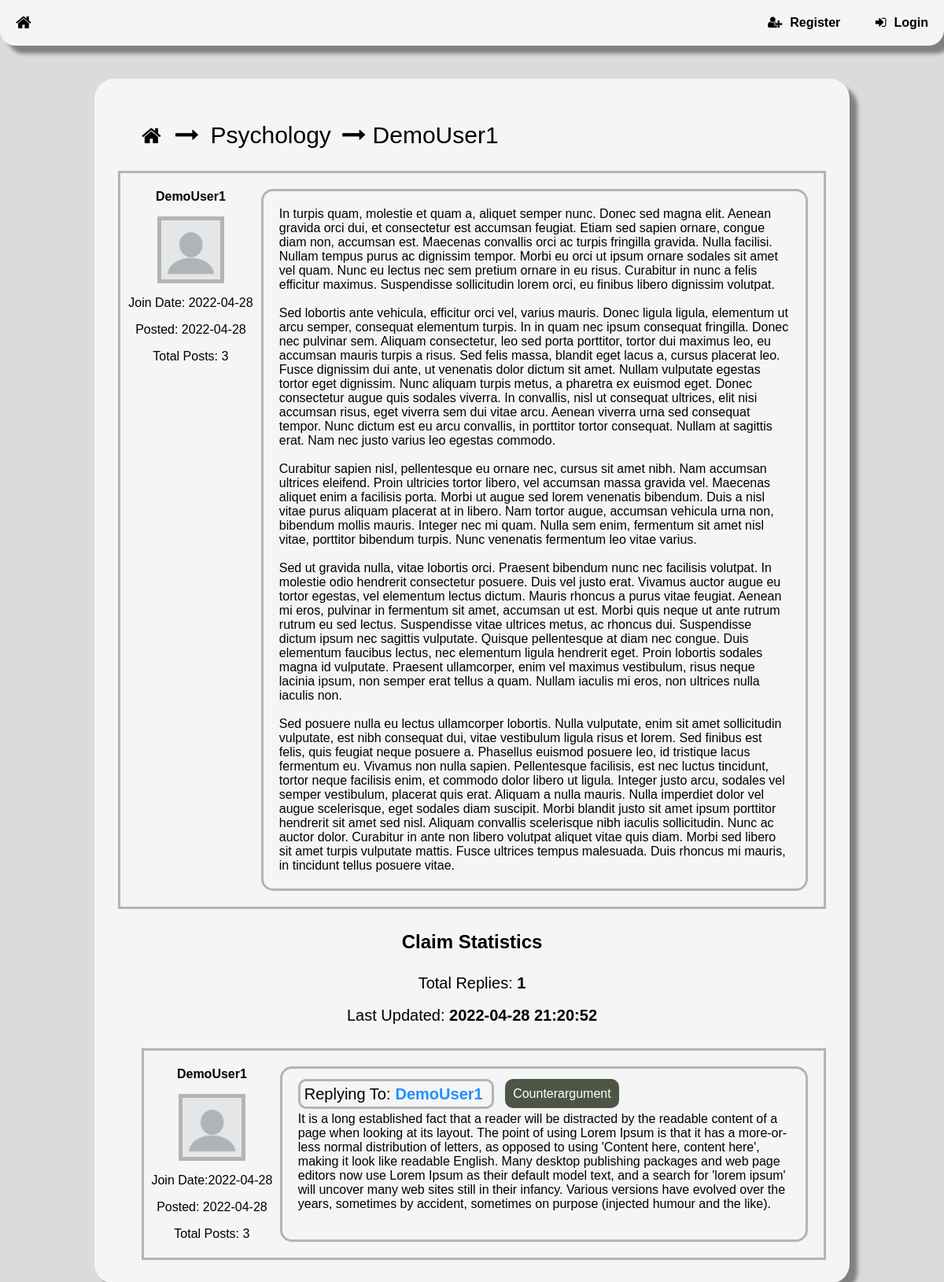
Screenshot of /4/2 with the database file from the repository.
### tables this page shows
CREATE TABLE topic (
    topicID INTEGER NOT NULL PRIMARY KEY AUTOINCREMENT,
    topicName TEXT NOT NULL,
    postingUser INTEGER REFERENCES user(userID) ON DELETE SET NULL ON UPDATE CASCADE,
    creationTime INTEGER NOT NULL,
    updateTime INTEGER NOT NULL
);

CREATE TABLE user (
    userID INTEGER NOT NULL PRIMARY KEY AUTOINCREMENT,
    userName TEXT NOT NULL,
    passwordHash BLOB NOT NULL,
    isAdmin BOOLEAN NOT NULL,
    creationTime INTEGER NOT NULL,
    lastVisit INTEGER NOT NULL
);

CREATE TABLE claim (
    claimID INTEGER NOT NULL PRIMARY KEY AUTOINCREMENT,
    topic INTEGER NOT NULL REFERENCES topic(topicID) ON DELETE CASCADE ON UPDATE CASCADE,
    postingUser INTEGER REFERENCES user(userID) ON DELETE SET NULL ON UPDATE CASCADE,
    creationTime INTEGER NOT NULL,
    updateTime INTEGER NOT NULL,
    text TEXT NOT NULL
);

CREATE TABLE replyToClaimType (
    claimReplyTypeID INTEGER NOT NULL PRIMARY KEY AUTOINCREMENT,
    claimReplyType TEXT NOT NULL
);

CREATE TABLE replyText (
    replyTextID INTEGER NOT NULL PRIMARY KEY AUTOINCREMENT,
    postingUser INTEGER REFERENCES user(userID) ON DELETE SET NULL ON UPDATE CASCADE,
    creationTime INTEGER NOT NULL,
    text TEXT NOT NULL
);

### server.py (the view)
@ app.route('/<topicId>/<claimId>', methods=["GET"])
def displayClaim(topicId, claimId):
    user = getUserStatus()
    if not isTopicIdValid(topicId):
        return NotFoundMessage("Topic")
    if not isClaimIdValid(claimId):
        return NotFoundMessage("Claim")
    if not isTopicRelatedToClaim(topicId, claimId):
        return NotFoundMessage("Claim is not related to that topic")
    db = sqlite3.connect(PATH)
    cursor = db.cursor()
    claim = cursor.execute(
        "SELECT postingUser, text, creationTime FROM claim WHERE claimID=?", (claimId,))
    for row in claim:
        userId = row[0]
        claimText = row[1]
        creationTime = row[2]
    class Topic:
        TopicId = topicId
        TopicName = getTopicName(TopicId)
    class Claim:
        Username = getUsername(userId)
        ClaimId = claimId
        ClaimText = claimText
        JoinDate = getUserJoinDate(userId)
        ClaimPostDate = convertJulianTime(creationTime, "DATE")
        TotalPosts = getUserTotalPosts(userId)
        IsAdmin = isAdmin(userId)
        LastUpdateTime = getClaimLastUpdateTime(ClaimId)
    db.close()
    return render_template("Claim.html", user=user, topicList=getAllTopics(), topic=Topic, claimList=getAllClaimsInTopic(Topic.TopicId), claim=Claim, replies=getAllReplies(claimId))

### server.py (called while the page is built)
def getUserStatus():
    if isUserLoggedIn():
        id = getUserIDFromSession()
        username = getUsername(id)
        loggedIn = True
        admin = isAdmin(getUserIDFromSession())
        updateUserLastVisit(id)
    else:
        id = 0
        username = "NULL"
        loggedIn = False
        admin = False
    class Status:
        Id = id
        Username = username
        LoggedIn = loggedIn
        Admin = admin
    return Status

def isUserLoggedIn():
    if session.get("userID"):
        return True
    return False

def getUsername(id):
    db = sqlite3.connect(PATH)
    cursor = db.cursor()
    user = cursor.execute(
        "SELECT userName FROM user WHERE userID=?", (id,))
    username = "[user-deleted]"  # if no user is found
    for row in user:
        username = row[0]
    return username

def isAdmin(id):
    db = sqlite3.connect(PATH)
    cursor = db.cursor()
    user = cursor.execute(
        "SELECT isAdmin FROM user WHERE userID=?", (id,))
    for row in user:
        if row[0] == True:
            return True
        return False

def getUserJoinDate(id):
    db = sqlite3.connect(PATH)
    cursor = db.cursor()
    date = cursor.execute(
        "SELECT creationTime FROM user WHERE userID=?", (id,))
    for row in date:
        return convertJulianTime(row[0], "DATE")
    return 0

def getUserTotalPosts(id):
    db = sqlite3.connect(PATH)
    cursor = db.cursor()
    amount = cursor.execute(
        "SELECT count(*) FROM replyText WHERE postingUser=?", (id,))
    for row in amount:
        return row[0]
    return -1

def getTotalClaimsInTopic(topicId):
    db = sqlite3.connect(PATH)
    cursor = db.cursor()
    claim = cursor.execute(
        "SELECT count(*) FROM claim WHERE topic=?", (topicId,))
    for row in claim:
        return row[0]

def getLatestClaimInTopic(topicId):
    db = sqlite3.connect(PATH)
    cursor = db.cursor()
    latestClaim = cursor.execute(
        "SELECT claimID, postingUser, updateTime FROM claim WHERE topic=? ORDER BY updateTime DESC LIMIT 1", (topicId,))
    class LatestClaim:
        HasClaim = False
    for row in latestClaim:
        class LatestClaim:
            HasClaim = True
            Id = row[0]
            Username = getUsername(row[1])
            UpdatedAt = convertJulianTime(row[2], "FULL")
    return LatestClaim

### templates/Claim.html (shortened to what this page needs)
<!DOCTYPE html>
<html>
<head>
    <link rel="stylesheet" type="text/css" href="{{ url_for('static', filename='CSS/global.css') }}">
    <link rel="stylesheet" type="text/css"
        href="https://stackpath.bootstrapcdn.com/font-awesome/4.7.0/css/font-awesome.min.css">
</head>
<body
    onload="load(`{{ url_for('static', filename='Templates/RegisterForm.html') }}`, `{{ url_for('static', filename='Templates/LoginForm.html') }}`, `{{ url_for('static', filename='Templates/MessageBoxes.html') }}`)">
    <nav class="navigationContainer">
        <button id="homeBtn" style="float: left;" onclick="location.href='/'" class="navigationBtn"><i
                class="fa fa-home fa-lg" aria-label="Home Button"></i></button>
        {% if user.LoggedIn == True %}
        <button id="logoutBtn" style="display: inline-block; margin-left: 15px;" onclick="location.href='/signout'"
            class="navigationBtn"><i class="fa fa-sign-out navigationBtnIcon"
                aria-hidden="true"></i><b>Logout</b></button>
        {% else %}
        <button id="registerBtn" style="display: inline-block;" onclick="overlayOn('overlayRegister')"
            class="navigationBtn"><i class="fa fa-user-plus navigationBtnIcon"
                aria-hidden="true"></i><b>Register</b></button>
        <button id="loginBtn" style="display: inline-block;" onclick="overlayOn('overlayLogin')"
            class="navigationBtn"><i class="fa fa-sign-in navigationBtnIcon"
                aria-hidden="true"></i><b>Login</b></button>
        {% endif %}
    </nav>
    <div id="mainContainer">
        <div class="forumsContainer">
            <div id="forumHierarchy" class="flex-container-space-between">
                <div>
                    <button id="homeBtn" onclick="location.href='/'" class="forumHierarchyButton">
                        <i class="fa fa-home fa-2x" aria-hidden="true"></i>
                    </button>
                    <i class="fa fa-long-arrow-right" aria-hidden="true"></i>
                    <button id="forumHierarchyTopic" aria-label="The topic is"
                        onclick="location.href='/{{ topic.TopicId }}'">{{ topic.TopicName
                        }}</button>
                    <i class="fa fa-long-arrow-right" aria-hidden="true"></i>
                    <span aria-label="Claim by">{{ claim.Username }}</span>
                </div>
                <div style="background-color: var(primary); border-radius: 15px; padding: 10px;">
                </div>
            </div>
            <div id="{{ claim.ClaimId }}" class="grid-container">
                <div class="userInfo">
                    <p><b aria-label="The claim was made by the user">{{ claim.Username }}</b></p>
                    <img class="userProfile" aria-describedby="Profile Picture" alt="Profile Picture"
                        src="{{ url_for('static', filename='Resources/Images/default_user.png') }}">
                    <p>Join Date: {{ claim.JoinDate }}</p>
                    <p>Posted: {{ claim.ClaimPostDate }}</p>
                    <p>Total Posts: {{ claim.TotalPosts }}</p>
                </div>
                <div style="border-radius: 15px; width: auto;" class="claimTextContainer">
                    <p class="claimText">{{ claim.ClaimText }}</p>
                </div>
            </div>
            <div style="text-align: center;">
                <h2 class="statisticsTitle">Claim Statistics</h2>
                <div style="text-align: center;">
                    <span class="statisticsText">Total Replies: <b>{{ replies|length }}</b></span>
                    <br>
                    <br>
                    <span class="statisticsText">Last Updated: <b>{{ claim.LastUpdateTime }}</b></span>
                </div>
            </div>
            {% for reply in replies %}
            <div id="reply_{{ reply.Id }}" style="margin-left: 30px; margin-top: 30px;" class="grid-container">
                <div class="userInfo">
                    <p><b aria-label="A reply from">{{ reply.Username }}</b></p>
                    <img class="userProfile" aria-describedby="Profile Picture" alt="Profile Picture"
                        src="{{ url_for('static', filename='Resources/Images/default_user.png') }}">
                    <p>Join Date:{{ reply.JoinDate }}</p>
                    <p>Posted: {{ reply.ReplyPostDate }}</p>
                    <p>Total Posts: {{ reply.TotalPosts }}</p>
                </div>
                <div style="border-radius: 15px; width: auto;" class="claimTextContainer">
                    <div style="margin-bottom: 10px;" class="flex-container-space-between">
                        <div>
                            {% if reply.isReplyToReply == True %}
                            <span class="replyingTo">Replying To:<button id="replyingToUsername"
                                    onclick="moveTo('reply_{{ reply.ReplyingToId }}')">{{
                                    reply.ReplyingToUsername }}</button></span>
                            {% else %}
                            <span class="replyingTo">Replying To:<button id="replyingToUsername"
                                    onclick="moveTo('{{ claim.ClaimId }}')">{{
                                    claim.Username }}</button></span>
                            {% endif %}
                            {% if reply.ReplyType == "Clarification" %}
                            <span style="background-color: var(--replyTypeClarification);" class="replyTypeLabel">{{
                                reply.ReplyType }}</span>
                            {% elif reply.ReplyType == "Supporting Argument" %}
                            <span style="background-color: var(--replyTypeSupportingArgument);"
                                class="replyTypeLabel">{{
                                reply.ReplyType }}</span>
                            {% elif reply.ReplyType == "Counterargument" %}
                            <span style="background-color: var(--replyTypeCounterargument); color: var(--text2);"
                                class="replyTypeLabel">{{
                                reply.ReplyType }}</span>
                            {% elif reply.ReplyType == "Evidence" %}
                            <span style="background-color: var(--replyTypeEvidence);" class="replyTypeLabel">{{
                                reply.ReplyType }}</span>
                            {% elif reply.ReplyType == "Support" %}
                            <span style="background-color: var(--replyTypeSupport); color: var(--text2);"
                                class="replyTypeLabel">{{
                                reply.ReplyType }}</span>
                            {% elif reply.ReplyType == "Rebuttal" %}
                            <span style="background-color: var(--replyTypeRebuttal);" class="replyTypeLabel">{{
                                reply.ReplyType }}</span>
                            {% endif %}
                        </div>
                    </div>
                    {% if reply.Text|string() == "[REMOVED]" %}
                    <p class="claimText" style="text-align: center;"><b>{{ reply.Text }}</b></p>
                    {% else %}
                    <p class="claimText">{{ reply.Text }}</p>
                    {% endif %}
                </div>
            </div>
            {% endfor %}
        </div>
    </div>
</body>
</html>

### static/CSS/global.css (style rules this page uses)
:root { --primary: #8B21DE; --secondary: #4f9917; --third: #8290a2; --background: rgb(219, 219, 219); --background2: whitesmoke; --text: black; --text2: white; --icon: black; --icon2: white; --form: whitesmoke; --highlight: rgb(223, 223, 223); --border: rgb(180, 180, 180); --link: dodgerblue; --containerShadow: gray; --admin: var(--primary); --remove: rgb(150, 0, 0); --replyTypeClarification: gold; --replyTypeSupportingArgument: #89AC76; --replyTypeCounterargument: #4D5645; --replyTypeEvidence: #E6D690; --replyTypeSupport: #57A639; --replyTypeRebuttal: #D36E70; }
#replyingToUsername { color: var(--link); background-color: transparent; border: none; cursor: pointer; font-size: 20px; font-weight: bold; }
#forumHierarchy { color: var(--text); vertical-align: middle; margin: 20px; font-size: 30px; }
#forumHierarchyTopic { background-color: transparent; border: none; color: var(--text); font-size: 30px; cursor: pointer; }
#mainContainer { margin-top: 65px; }
body { font-family: Helvetica, sans-serif; background-color: var(--background); margin: 0; padding: 0; }
h1, h2, h3, h4, h5, h6, p, span, small { color: var(--text); }
.forumsContainer { background-color: var(--background2); border-radius: 25px; box-shadow: 10px 10px 5px var(--containerShadow); padding: 30px; margin-top: 100px; margin-left: 10%; margin-right: 10%; margin-bottom: 20px; }
.navigationContainer { background-color: var(--background2); box-shadow: 10px 10px 5px var(--containerShadow); text-align: right; display: block; position: fixed; top: 0; width: 100%; z-index: 5; border-bottom-left-radius: 20px; border-bottom-right-radius: 20px; }
.navigationBtn { color: var(--text); background-color: transparent; border-radius: 15px; border: none; cursor: pointer; padding: 20px; font-size: 16px; transition: background-color 300ms ease-in-out, border-radius 300ms ease-in-out; }
.navigationBtnIcon { margin: 0 10px 0 0; }
.forumHierarchyButton { color: var(--icon); background-color: transparent; border: none; cursor: pointer; padding: 10px; }
.flex-container-space-between { display: flex; justify-content: space-between; align-items: center; }

### templates/Claim.html (style rules this page uses)
.replyTypeLabel { color: var(--text); padding: 10px; margin-left: 10px; border-radius: 10px; overflow-wrap: break-word; }
.userProfile { vertical-align: top; border: 5px solid var(--border); max-width: 75px; max-height: 75px; width: auto; height: auto; }
.userInfo { color: var(--text); text-align: center; margin: 5px; }
.claimTextContainer { border: 3px solid var(--border); vertical-align: top; margin-top: 20px; margin-right: 20px; margin-bottom: 20px; padding: 20px; width: 30%; }
.claimText { color: var(--text); vertical-align: middle; margin: auto; white-space: pre-wrap; overflow-wrap: break-word; font-size: 16px; }
.replyingTo { color: var(--text); border: 3px solid var(--border); border-radius: 10px; vertical-align: middle; text-align: center; padding: 5px; font-size: 20px; }
.statisticsTitle { width: auto; padding: 8px; border-radius: 20px; }
.statisticsText { color: black; font-size: 20px; }
.grid-container { border: 3px solid var(--border); display: grid; grid-template-columns: 20% 80%; }

### rows the page displays
topic: TopicName "Psychology"
user: Username "DemoUser1", Username "DemoUser1", Username "DemoUser1"
claim: ClaimText "In turpis quam, molestie et quam a, aliquet semper nunc. Donec sed magna elit. Aenean gravida orci dui, et consectetur est accumsan feugiat. Etiam sed sapien ornare, congue diam non, accumsan est. Maecenas convallis orci ac turpis fringilla gravida. Nulla facilisi. Nullam tempus purus ac dignissim tempor. Morbi eu orci ut ipsum ornare sodales sit amet vel quam. Nunc eu lectus nec sem pretium ornare in eu risus. Curabitur in nunc a felis efficitur maximus. Suspendisse sollicitudin lorem orci, eu finibus libero dignissim volutpat. Sed lobortis ante vehicula, efficitur orci vel, varius mauris. Donec ligula ligula, elementum ut arcu semper, consequat elementum turpis. In in quam nec ipsum…"
replyToClaimType: ReplyType "Counterargument"
replyText: Text "It is a long established fact that a reader will be distracted by the readable content of a page when looking at its layout. The point of using Lorem Ipsum is that it has a more-or-less normal distribution of letters, as opposed to using 'Content here, content here', making it look like readable English. Many desktop publishing packages and web page editors now use Lorem Ipsum as their default model text, and a search for 'lorem ipsum' will uncover many web sites still in their infancy. Various versions have evolved over the years, sometimes by accident, sometimes on purpose (injected humour and the like)."

### other values shown
{{ claim.JoinDate }} "2022-04-28"
{{ claim.ClaimPostDate }} "2022-04-28"
{{ claim.TotalPosts }} "3"
{{ replies|length }} "1"
{{ claim.LastUpdateTime }} "2022-04-28 21:20:52"
{{ reply.JoinDate }} "2022-04-28"
{{ reply.ReplyPostDate }} "2022-04-28"
{{ reply.TotalPosts }} "3"
